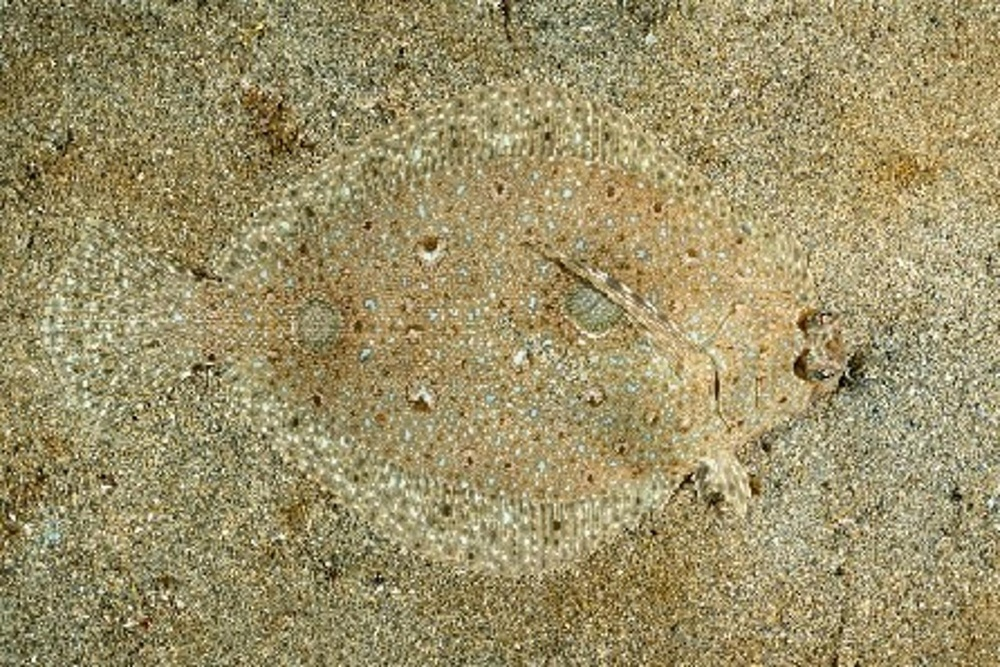
#> input picture Finding_and_Analyzing_Objects/images/flatfish.jpg, 1000 x 667 px, shrunk from 1626 x 1084 before the run
$ jupyter execute Example_5.ipynb
#> lines starting #> are read from the running program, lines starting #| are printed output that depends on the picture; after the words box and inside, x2 and y2 are one past the last pixel; in counts of white or black regions, pixels touching at a corner belong together; long printed decimals are rounded
#> further down, flatfish is the input picture: shape (667, 1000, 3); mean B, G, R 104.4, 145.1, 156.8
# Calculate the Length to Height Ratio of a Flatfish

[cell 1]
import cv2
from scipy import ndimage
import numpy as np
import matplotlib.pyplot as plt
from skimage.measure import label, regionprops
import matplotlib.patches as mpatches

[cell 2]
def fish_mask(flatfish):
    # use texture segmentation and smoothing to segment camouflaged fish
    flatfish = cv2.imread("./images/flatfish.jpg")
    flatfish = cv2.cvtColor(flatfish, cv2.COLOR_BGR2RGB)
    flatfish_gray = cv2.cvtColor(flatfish, cv2.COLOR_RGB2GRAY)
    flatfish_std = ndimage.generic_filter(flatfish_gray, np.std, 3)
    flatfish_std = np.interp(flatfish_std, (flatfish_std.min(), flatfish_std.max()), (0, 1))
    flatfish_filter = ndimage.median_filter(flatfish_std, 15) * 255
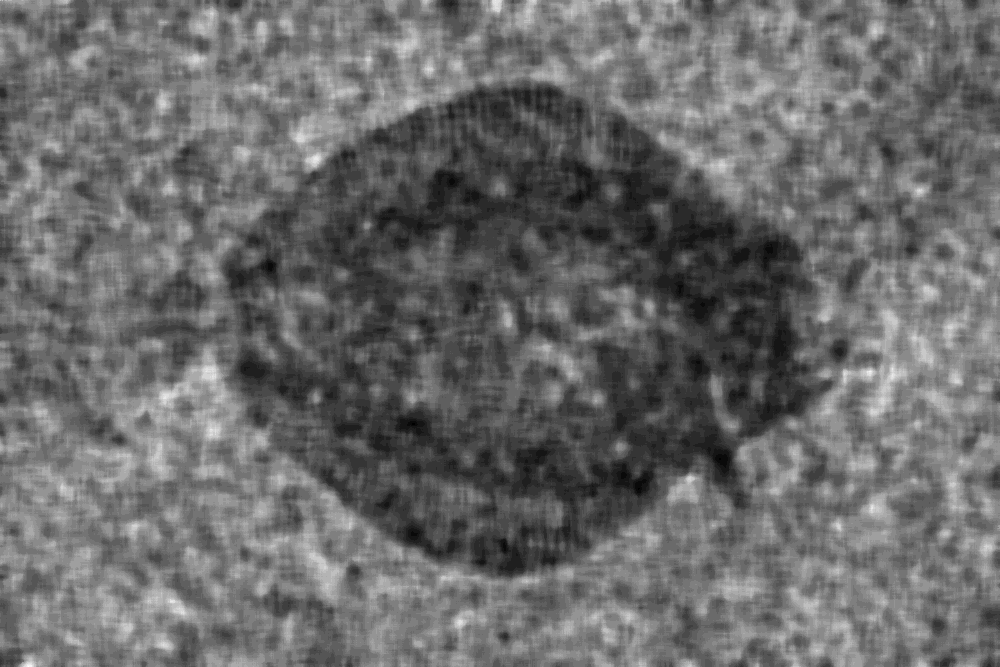
#> flatfish_filter: shape (667, 1000) float64; min 18.66, max 93.29, mean 49.9; drawn with min black and max white
    _, flatfish_binary = cv2.threshold(flatfish_filter.astype(np.uint8), 127, 255, cv2.THRESH_OTSU)
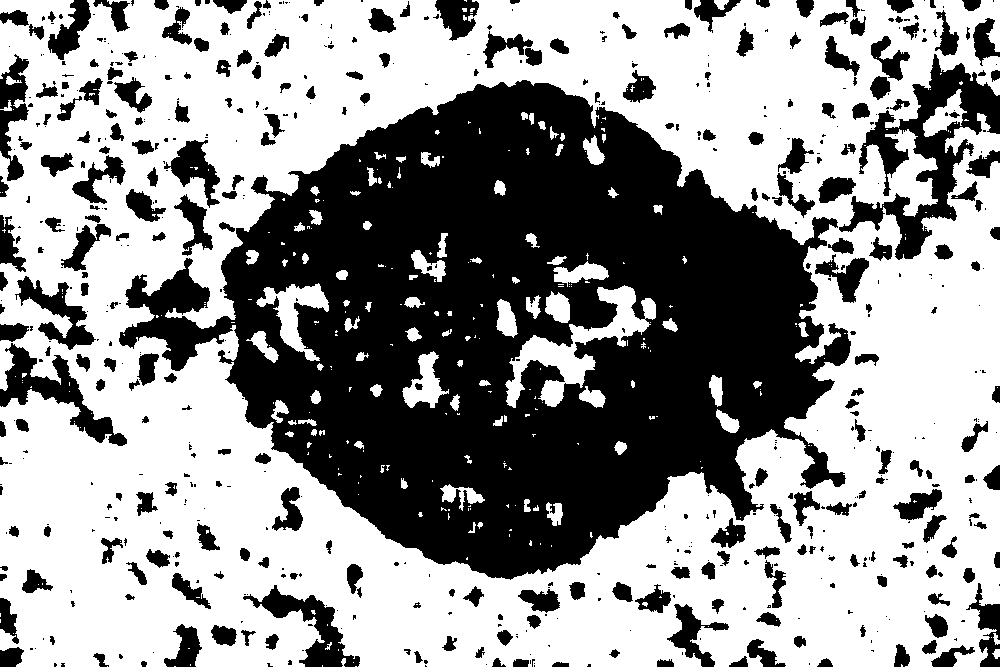
#> flatfish_binary: shape (667, 1000); 59% white; 634 black regions (358 under 20 px), largest, box (x1, y1, x2, y2) and area: (119, 80, 851, 580) 198380, (839, 54, 1000, 260) 9869, (0, 343, 127, 446) 3582

    return ~flatfish_binary

[cell 3]
flatfish = cv2.imread("./images/flatfish.jpg")
flatfish = cv2.cvtColor(flatfish, cv2.COLOR_BGR2RGB)
flatfish_binary = fish_mask(flatfish)

fig, axs = plt.subplots(1, 2, figsize=(15, 15))
axs[0].imshow(flatfish)
axs[0].axis('off')
axs[0].set_title('RGB')
axs[1].imshow(flatfish_binary, cmap='gray')
axs[1].axis('off')
axs[1].set_title('Binary')
plt.show()

We can use the [regionprops()](https://scikit-image.org/docs/stable/api/skimage.measure.html#regionprops) function to keep the n largest or smallest objects when sorted by property.

[cell 4]
flatfish_label = label(flatfish_binary)
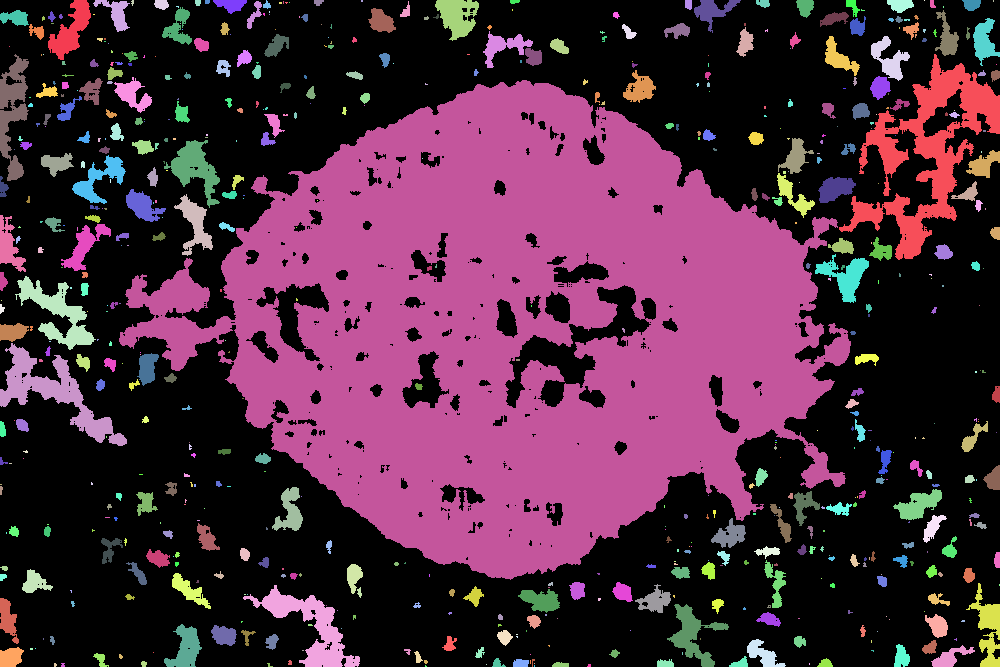
#> flatfish_label: shape (667, 1000) int64; 635 distinct labels, from 0 to 634; one colour per label, 0 black
sizes = {}
for region in regionprops(flatfish_label):
    sizes[region.label] = region.area
#> after the loop, sizes = 634 items

flatfish_label[flatfish_label != max(sizes, key=sizes.get)] = 0
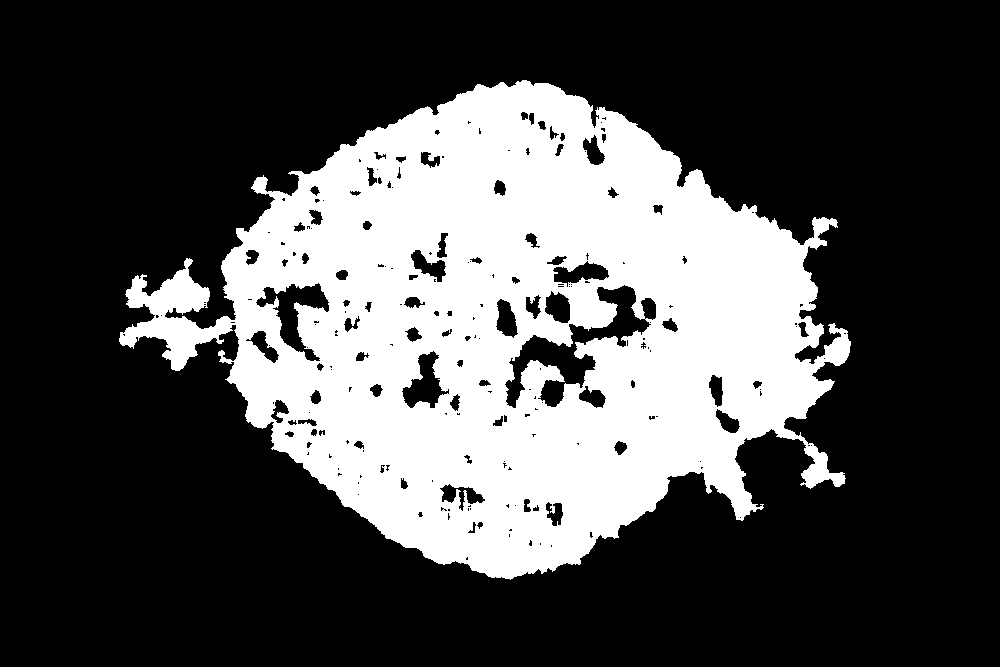
#> flatfish_label: shape (667, 1000) int64; values 0 (black) and 142 (white), 29.7% white; 1 white region, box (x1, y1, x2, y2) and area: (119, 80, 851, 580) 198380
flatfish_clean = flatfish_label

plt.imshow(flatfish_clean, cmap='gray')
plt.axis('off')
plt.title("Clean")
plt.show()

Get the orientation of the flatfish using [regionprops()](https://scikit-image.org/docs/stable/api/skimage.measure.html#regionprops)

[cell 5]
for region in regionprops(flatfish_clean):
    flatfish_orientation = region.orientation
#> this loop made 1 pass
#> flatfish_orientation on pass 1: 1.51

print("flatfish orientation =", flatfish_orientation)
#| flatfish orientation = 1.514

We can use [rotate()](https://docs.scipy.org/doc/scipy/reference/generated/scipy.ndimage.rotate.html#scipy-ndimage-rotate) to rotate an image counterclockwise.

[cell 6]
flatfish_rotate = ndimage.rotate(flatfish, flatfish_orientation)
flatfish_clean = ndimage.rotate(flatfish_clean, flatfish_orientation)
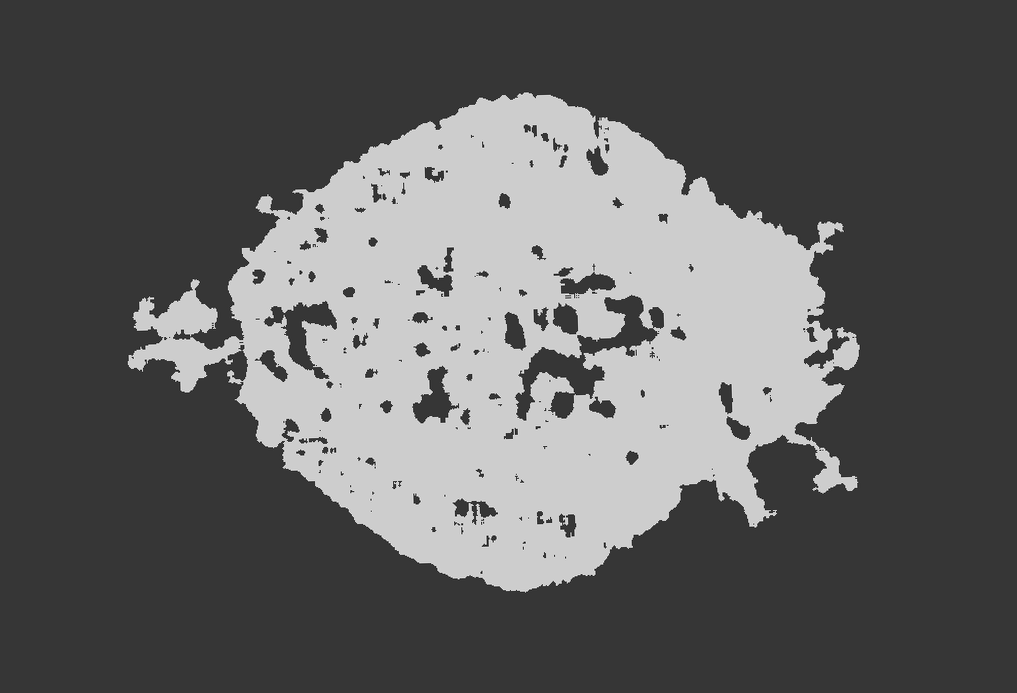
#> flatfish_clean: shape (693, 1017) int64; min -51, max 188, mean 40; drawn with min black and max white
flatfish_clean = np.interp(flatfish_clean, (flatfish_clean.min(), flatfish_clean.max()), (0, 255))
_, flatfish_clean = cv2.threshold(flatfish_clean.astype(np.uint8), 127, 255, cv2.THRESH_OTSU)
#> flatfish_clean: shape (693, 1017); 28.1% white; 1 white region, box (x1, y1, x2, y2) and area: (128, 92, 860, 593) 198387
for i in range(3):
    if i != 2:
        flatfish_rotate[flatfish_clean.astype('bool'), i] = 255
    else:
        flatfish_rotate[flatfish_clean.astype('bool'), i] = 0
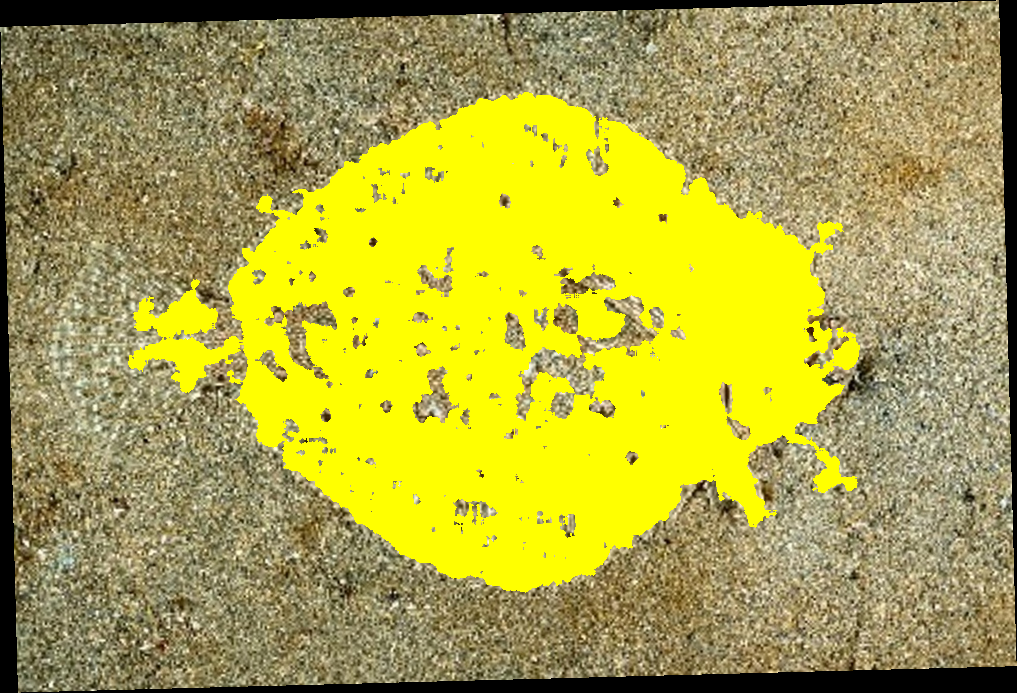
#> flatfish_rotate: shape (693, 1017, 3); mean R, G, B 172.4, 165.6, 67.6

plt.imshow(flatfish_rotate)
plt.axis('off')
plt.title('Rotate')
plt.show()

Get the bounding box property.

[cell 7]
for region in regionprops(flatfish_clean):
    flatfish_bbox = region.bbox
#> this loop made 1 pass
#> flatfish_bbox on pass 1: (92, 128, 593, 860)

print("flatfish bounding box =", flatfish_bbox)
#| flatfish bounding box = (92, 128, 593, 860)
min_row, min_col, max_row, max_col = flatfish_bbox
#> min_row = 92; min_col = 128; max_row = 593; max_col = 860

Display bounding box.

[cell 8]
rect = mpatches.Rectangle((min_col, min_row), max_col - min_col, max_row - min_row, fill=False, edgecolor='red', linewidth=2)

fig, ax = plt.subplots()
ax.imshow(flatfish_rotate)
ax.set_title('Bounding box')
ax.add_patch(rect)
ax.axis('off')
plt.show()
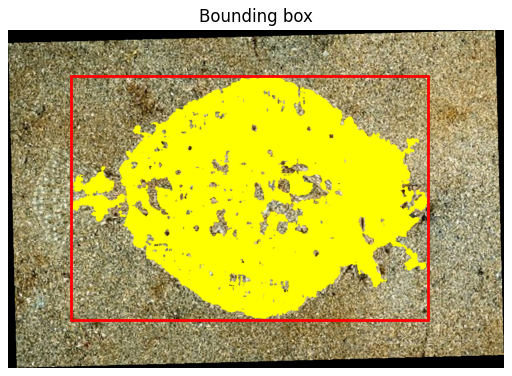
#> figure drawn by matplotlib, 1 panel

The bounding box is a 4-element vector, [x y w h] where x and y are the coordinates of the bottom left corner of the box and w and h are the width and height of the box. The ength to height ratio can be calculated with these values.

[cell 9]
wt = max_col - min_col
#> wt = 732
ht = max_row - min_row
#> ht = 501

ratio = wt / ht
#> ratio = 1.46
print(f"Lenght to Hight ratio = {ratio:.2f}")
#| Lenght to Hight ratio = 1.46
